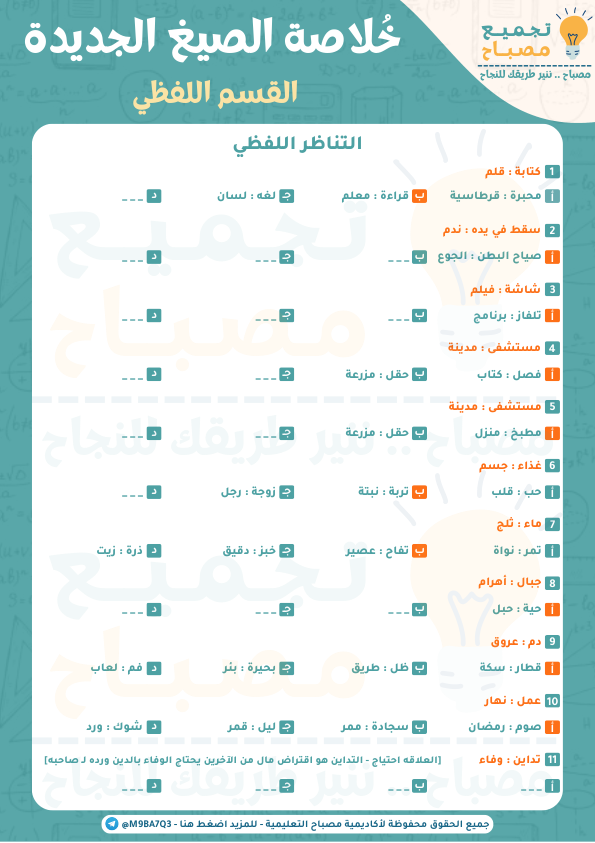
#> input picture image.png, 595 x 843 px
$ python 'script copy.py'
#> lines starting #> are read from the running program, lines starting #| are printed output that depends on the picture; after the words box and inside, x2 and y2 are one past the last pixel; in counts of white or black regions, pixels touching at a corner belong together
import fitz
import cv2
import time
# [5 lines of commented-out code are left out]

def zoom(img, zoom_factor=2):
    return cv2.resize(img, None, fx=zoom_factor, fy=zoom_factor)

# reading image
img = cv2.imread('image.png')
#> img is the input picture: shape (843, 595, 3); mean B, G, R 228.7, 230, 212.2

# converting image into grayscale image
gray = cv2.cvtColor(img, cv2.COLOR_BGR2GRAY)
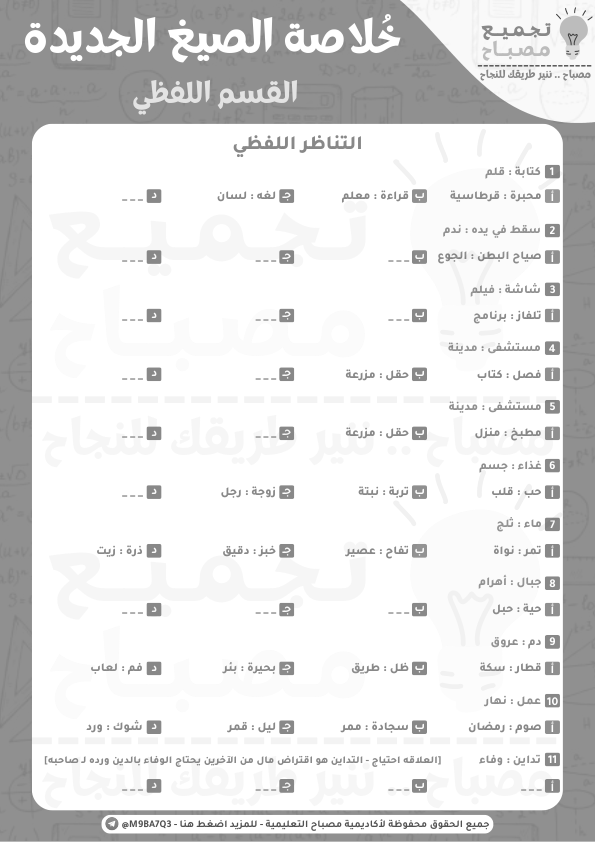
#> gray: shape (843, 595); min 64, max 255, mean 224.6

# setting threshold of gray image
_, threshold = cv2.threshold(gray, 210, 255, cv2.THRESH_BINARY)
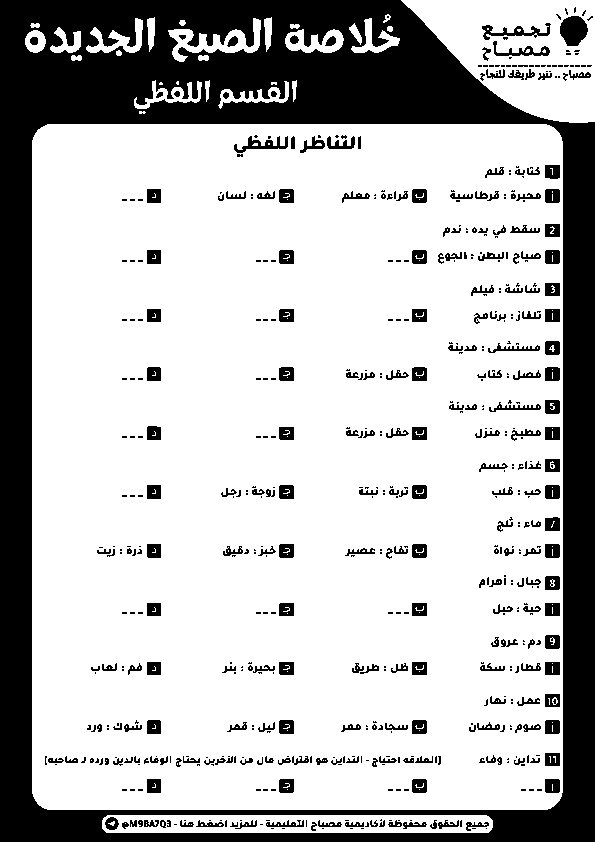
#> threshold: shape (843, 595); 73.8% white; 588 black regions (346 under 20 px)


# using a findContours() function
contours, _ = cv2.findContours(
    threshold, cv2.RETR_TREE, cv2.CHAIN_APPROX_SIMPLE)
#> contours = 865 contours, 557 with area under 20; largest, box (x1, y1, x2, y2) and area: (32, 124, 563, 810) 362714, (401, 0, 595, 123) 15822, (102, 815, 493, 833) 6588, (168, 18, 261, 62) 1358, (285, 29, 344, 53) 842

i = 0

# for asd in range(1, 1000):

# list for storing names of shapes
for contour in contours:

    # here we are ignoring first counter because
    # findcontour function detects whole image as shape
    if i == 0:
        i = 1
        continue

    # cv2.approxPloyDP() function to approximate the shape
    approx = cv2.approxPolyDP(
        # contour, (asd / 1000) * cv2.arcLength(contour, True), True)
        contour, (0.035) * cv2.arcLength(contour, True), True)
        # contour, (asd / 0.031) * cv2.arcLength(contour, True), True)

    # using drawContours() function


    # finding center point of shape
    M = cv2.moments(contour)
    if M['m00'] != 0.0:
        x = int(M['m10']/M['m00'])
        y = int(M['m01']/M['m00'])

    # putting shape name at center of each shape
    # if len(approx) == 3:
        # cv2.putText(img, 't', (x, y),
                    # cv2.FONT_HERSHEY_SIMPLEX, 0.6, (0, 0, 0), 1)

    if len(approx) == 4:
        cv2.drawContours(img, [contour], 0, (0, 0, 255), 1)
        # print(contour)
        cv2.putText(img, 'q', (x, y),
                    cv2.FONT_HERSHEY_SIMPLEX, 0.6, (0, 0, 0), 1)
#> this loop made 865 passes
#> (contour, approx, x, y) on pass 34: ([[398, 824], [397, 825], [399, 825], [399, 824]], [[399, 824], [398, 824], [397, 825], [399, 825]], 398, 824)
#> (approx, x, y) on passes 2, 3, 15, 38, 45, 59: ([[102, 820], [492, 827]], 296, 823), ([[485, 828], [486, 827], [487, 828], [486, 829]], 486, 828), ([[402, 828], [404, 821], [427, 824]], 413, 824), ([[375, 820], [376, 819], [377, 820], [376, 821]], 376, 820), ([[304, 820], [303, 827], [265, 825]], 285, 824), ([[201, 824], [201, 825], [202, 825], [202, 824]], 201, 824)
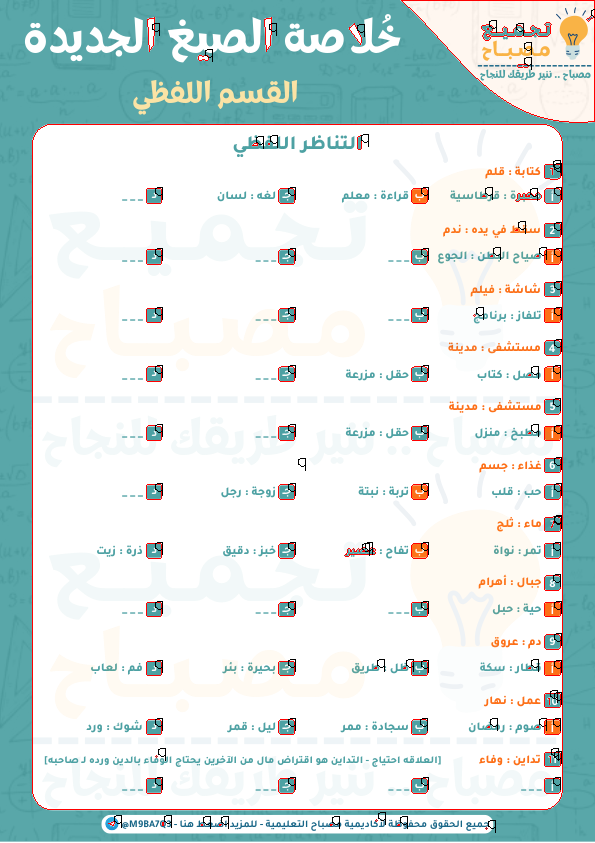
#> img: shape (843, 595, 3); 1.87% of pixels changed, all inside (x1, y1, x2, y2) = (32, 0, 595, 833)
#> after the loop, i = 1

    # elif len(approx) == 5:
    #     cv2.putText(img, 'p', (x, y),
    #                 cv2.FONT_HERSHEY_SIMPLEX, 0.6, (0, 0, 0), 1)

    # elif len(approx) == 6:
    #     cv2.putText(img, 'h', (x, y),
    #                 cv2.FONT_HERSHEY_SIMPLEX, 0.6, (0, 0, 0), 1)

    # else:
    #     cv2.putText(img, 'c', (x, y),
    #                 cv2.FONT_HERSHEY_SIMPLEX, 0.6, (0, 0, 0), 1)

# displaying the image after drawing contours
cv2.imshow(f'shapes', zoom(img, 2.5))
#> in zoom, `return cv2.resize(img, None, fx=zoom_factor, fy=zoom_factor)`:
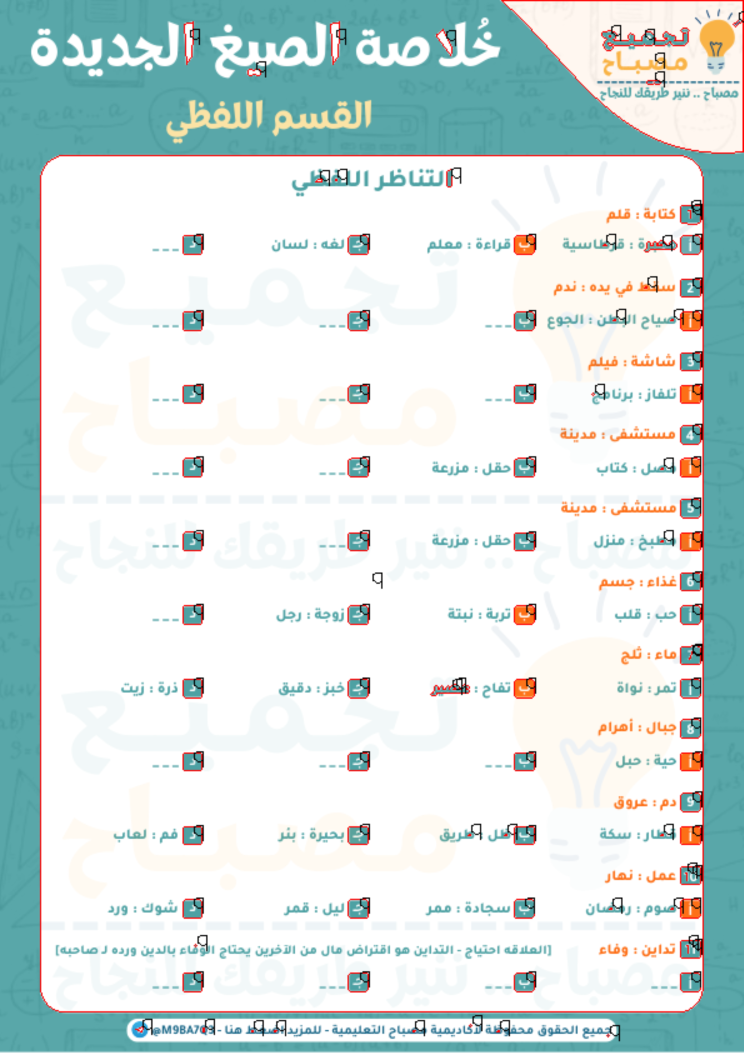
#> returned value: shape (2108, 1488, 3) (shown at 1/2 size); mean of channels 0, 1, 2 224.2, 225.5, 211; drawn as B, G, R
cv2.waitKey(0)
cv2.destroyAllWindows()

$ run again, with test.png copied over image.png
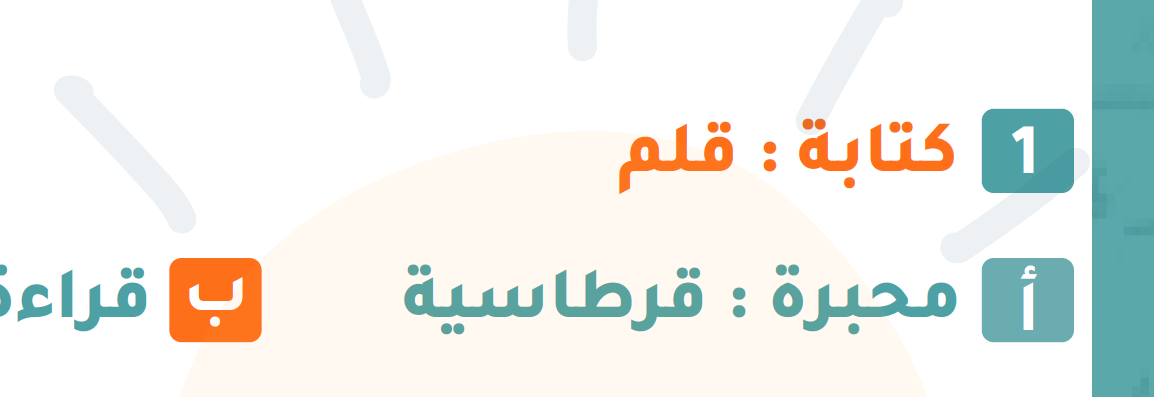
#> input picture test.png, 1154 x 397 px
#> img is the input picture: shape (397, 1154, 3); mean B, G, R 233.6, 238.1, 235.1
#> `_, threshold = cv2.threshold(gray, 210, 255, cv2.THRESH_BINARY)`:
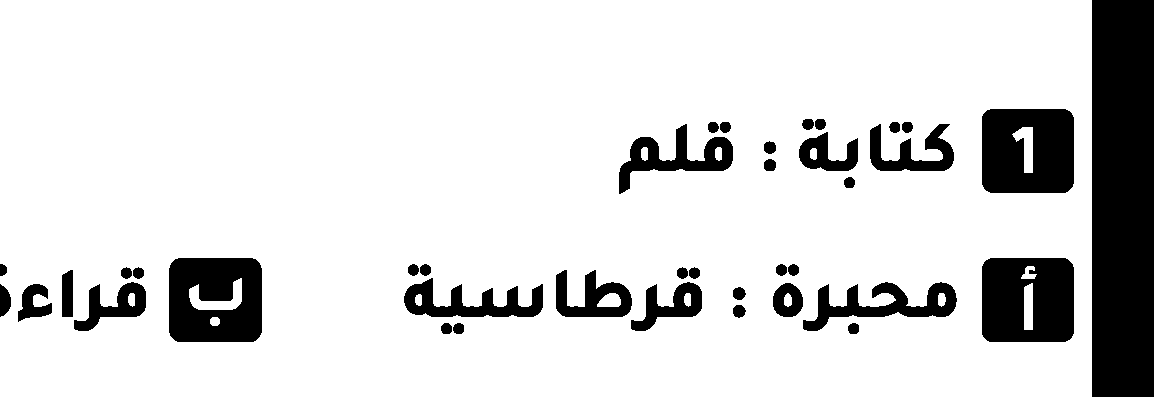
#> threshold: shape (397, 1154); 85.4% white; 39 black regions
#> contours = 51 contours; largest, box (x1, y1, x2, y2) and area: (0, 0, 1092, 397) 431694, (168, 257, 263, 343) 7843, (981, 257, 1075, 343) 7782, (981, 108, 1075, 194) 7782, (802, 281, 958, 332) 3379
#> the loop `for contour in contours:` made 51 passes
#> (approx, x, y) on passes 20, 29, 30, 32, 50: ([[72, 269], [73, 316], [62, 317], [61, 275]], 67, 294), ([[983, 262], [1067, 258], [1072, 337], [987, 341]], 1027, 299), ([[1032, 283], [1024, 287], [1024, 329], [1032, 329]], 1028, 306), ([[170, 263], [255, 258], [260, 336], [175, 341]], 214, 299), ([[982, 114], [1069, 110], [1073, 186], [986, 191]], 1027, 150)
#> after the loop `for contour in contours:`:
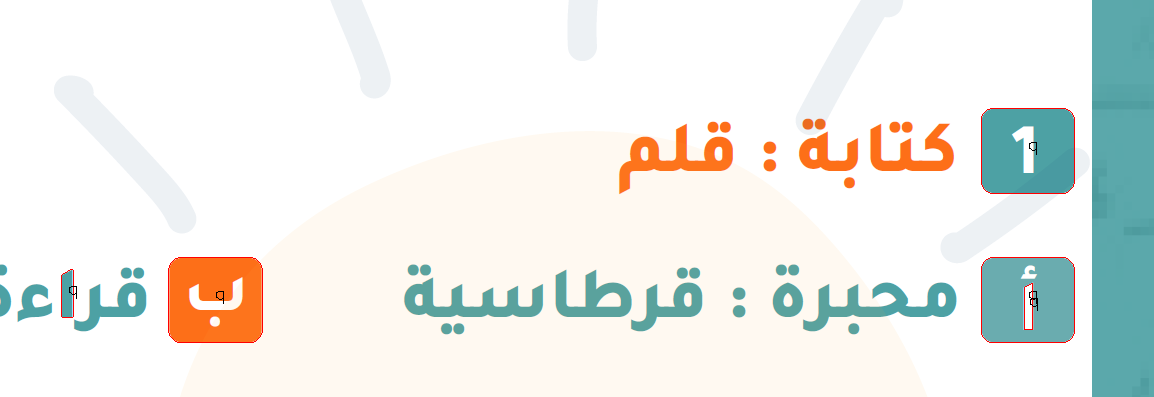
#> img: shape (397, 1154, 3); 0.29% of pixels changed, all inside (x1, y1, x2, y2) = (61, 108, 1075, 343)
#> after the loop `for contour in contours:`: i = 1
